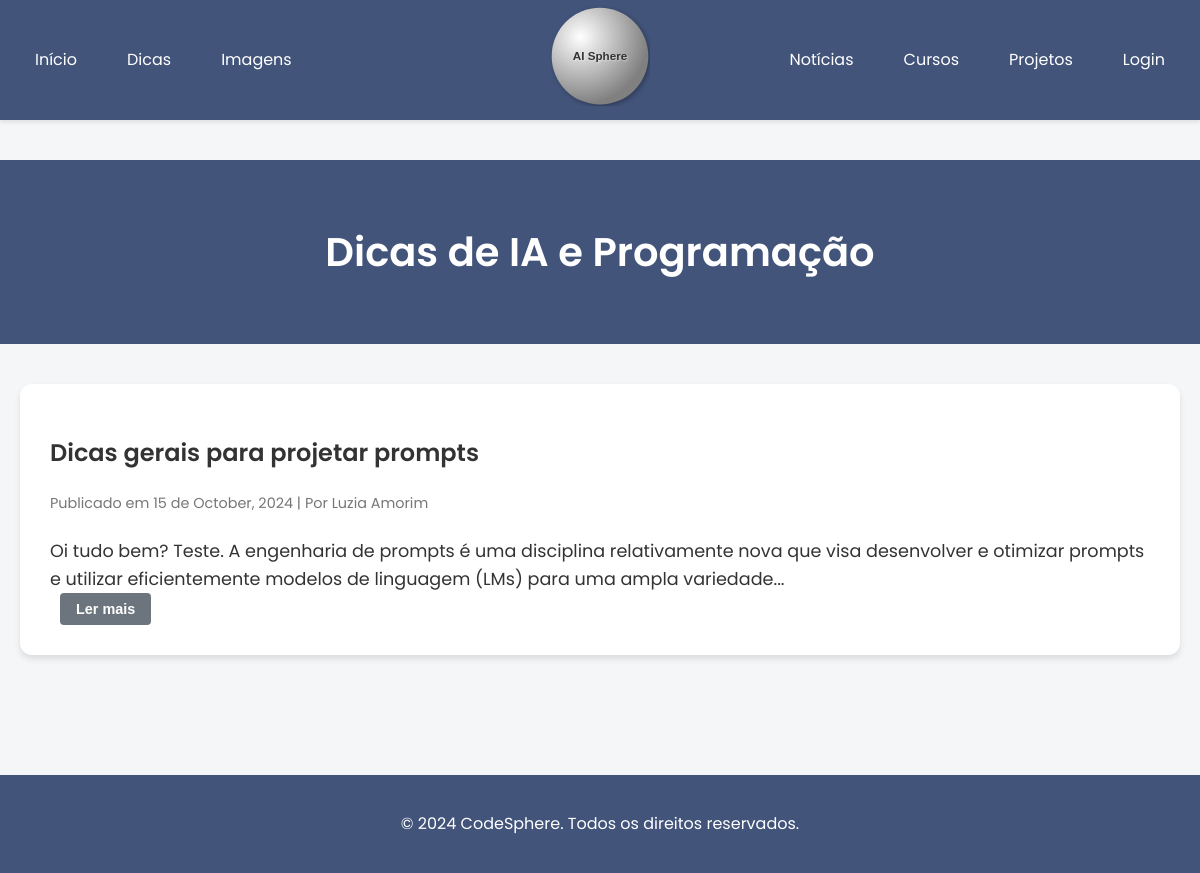
Screenshot of /dicas with the database file from the repository.
### app.py (models this page shows)
class Dica(db.Model):
    id = db.Column(db.Integer, primary_key=True)
    titulo = db.Column(db.String(100), nullable=False)
    autor = db.Column(db.String(50), nullable=False)
    data_publicacao = db.Column(db.DateTime, nullable=False, default=datetime.utcnow)
    texto = db.Column(db.Text, nullable=False)

### app.py (the view)
@app.route('/dicas')
def dicas():
    dicas = Dica.query.order_by(Dica.data_publicacao.desc()).all()
    return render_template('dicas.html', dicas=dicas)

### templates/dicas.html (shortened to what this page needs)
{% extends "base.html" %}
{% block content %}
<header>
    <div class="container">
        <h1>Dicas de IA e Programação</h1>
    </div>
</header>
<main class="container">
    <section class="dicas-lista">
        {% for dica in dicas %}
        <article class="blog-post" id="dica-{{ dica.id }}">
            <h2>{{ dica.titulo }}</h2>
            <p class="post-meta">Publicado em {{ dica.data_publicacao.strftime('%d de %B, %Y') }} | Por {{ dica.autor }}</p>
            <div class="dica-content">
                <div class="dica-preview">{{ dica.texto[:200] | markdown | striptags }}...</div>
            </div>
            <button class="btn btn-secondary ler-mais" data-dica-id="{{ dica.id }}">Ler mais</button>
        </article>
        {% endfor %}
    </section>
</main>
{% endblock %}

### templates/base.html (shortened to what this page needs)
<!DOCTYPE html>
<html lang="pt-BR">
<head>
    <link rel="stylesheet" href="{{ url_for('static', filename='styles.css') }}">
    <link rel="stylesheet" href="https://cdnjs.cloudflare.com/ajax/libs/font-awesome/6.0.0-beta3/css/all.min.css">
</head>
<body>
    <nav class="navbar">
        <div class="container">
            <div class="nav-left">
                <a href="{{ url_for('index') }}">Início</a>
                <a href="{{ url_for('dicas') }}">Dicas</a>
                <a href="{{ url_for('listar_imagens') }}">Imagens</a>
            </div>
            <div class="nav-center">
                <svg class="gradient-sphere" width="50" height="50" viewBox="0 0 120 120">
                    <text x="60" y="65" text-anchor="middle" fill="#333333" font-size="16" font-weight="bold" font-family="Arial, sans-serif">AI Sphere</text>
                </svg>
            </div>
            <div class="nav-right">
                <a href="{{ url_for('noticias') }}">Notícias</a>
                <a href="{{ url_for('cursos') }}">Cursos</a>
                <a href="#projetos">Projetos</a>
                {% if current_user.is_authenticated %}
                    <a href="{{ url_for('logout') }}">Logout</a>
                {% else %}
                    <a href="{{ url_for('login') }}">Login</a>
                {% endif %}
            </div>
        </div>
    </nav>
    <main>
        {% block content %}{% endblock %}
    </main>
    <footer>
        <div class="container">
            <p>&copy; 2024 CodeSphere. Todos os direitos reservados.</p>
        </div>
    </footer>
</body>
</html>

### static/styles.css (style rules this page uses)
:root { --primary-color: #42547a; --secondary-color: #42547a; --background-color: #f4f6f8; --card-background: #ffffff; --text-color: #333333; --shadow: 0 4px 6px rgba(0, 0, 0, 0.1); }
body { font-family: 'Poppins', sans-serif; background-color: var(--background-color); color: var(--text-color); line-height: 1.6; margin: 0; padding: 0; }
.container { max-width: 1200px; margin: 0 auto; padding: 0 20px; }
.navbar { background-color: var(--primary-color); padding: 0; box-shadow: 0 2px 4px rgba(0,0,0,0.1); position: relative; height: 120px; }
.navbar .container { display: flex; justify-content: space-between; align-items: center; height: 100%; position: relative; }
.nav-left, .nav-right { display: flex; gap: 20px; align-items: center; height: 100%; z-index: 1; }
.nav-center { position: absolute; left: 50%; top: 50%; transform: translate(-50%, -50%); z-index: 0; }
.navbar a { color: white; text-decoration: none; font-weight: 400; transition: color 0.3s ease; display: flex; align-items: center; height: 100%; padding: 0 15px; }
main { padding: 40px 0; }
header { background-color: var(--secondary-color); color: white; text-align: center; padding: 60px 0; margin-bottom: 40px; }
header h1 { margin: 0; font-size: 2.5rem; }
h1, h2, h3 { font-weight: 600; }
.btn { padding: 10px 15px; border: none; border-radius: 5px; cursor: pointer; font-size: 0.9em; font-weight: 600; text-align: center; text-decoration: none; display: inline-block; transition: background-color 0.3s ease, transform 0.1s ease; }
.btn-secondary { background-color: var(--secondary-color); color: white; }
.blog-post { background-color: var(--card-background); border-radius: 12px; padding: 25px; margin-bottom: 30px; box-shadow: var(--shadow); }
.post-meta { font-size: 0.8em; color: #777; margin-bottom: 15px; }
footer { background-color: var(--secondary-color); color: white; text-align: center; padding: 20px 0; margin-top: 40px; }
.blog-post { background-color: var(--card-background); border-radius: 12px; padding: 30px; margin-bottom: 40px; box-shadow: var(--shadow); }
.post-meta { font-size: 0.9em; color: #777; margin-bottom: 1.5em; }
.dica-content { font-size: 1.1em; line-height: 1.6; color: #333; }
.ler-mais { margin-right: 10px; }
.gradient-sphere { width: 100px; height: 100px; }
.gradient-sphere text { font-family: 'Arial', sans-serif; font-weight: bold; text-shadow: 1px 1px 2px rgba(255,255,255,0.5); }
.gradient-sphere text { font-size: 14px; }
.btn-secondary { background-color: #6c757d; color: white; text-decoration: none; padding: 8px 16px; border-radius: 4px; margin-left: 10px; }

### rows the page displays
Dica: titulo "Dicas gerais para projetar prompts", data_publicacao "15 de October, 2024", autor "Luzia Amorim", texto "Oi tudo bem? Teste. A engenharia de prompts é uma disciplina relativamente nova que visa desenvolver e otimizar prompts e utilizar eficientemente modelos de linguagem (LMs) para uma ampla variedade"
